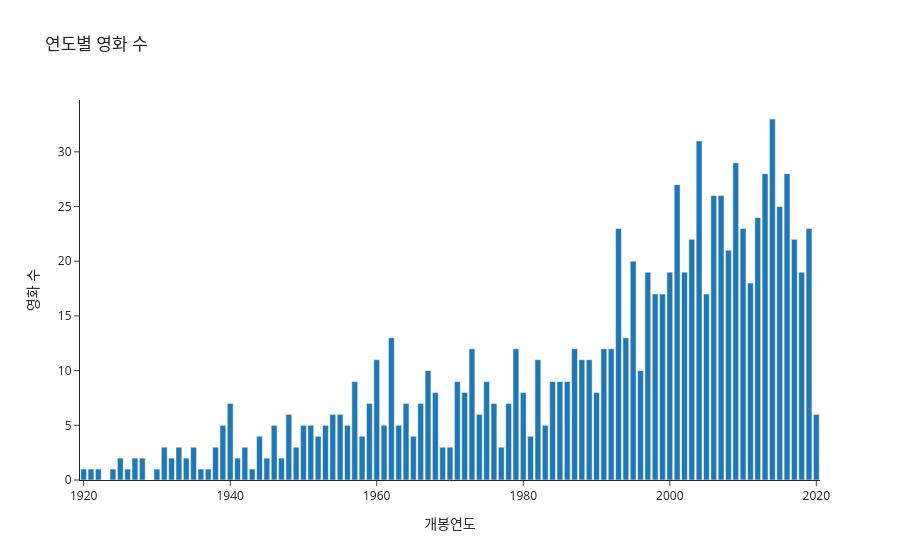

Notebook source saved alongside this figure:
### Code cell
year_count = (
    df['Released_Year']
    .value_counts()
    .sort_index()
)

fig = px.bar(
    x=year_count.index,
    y=year_count.values,
    title='연도별 영화 수',
    labels={
        'x':'개봉연도',
        'y':'영화 수'
    },
    template='simple_white'
)

fig.show()

### Figure 1 — Plotly figure (JSON) as saved in the notebook; plotly's stock layout.template omitted (floating-point values rounded to 4 significant figures)
{"data": [{"hovertemplate": "개봉연도=%{x}<br>영화 수=%{y}<extra></extra>", "legendgroup": "", "marker": {"color": "#1F77B4", "pattern": {"shape": ""}}, "name": "", "orientation": "v", "showlegend": false, "textposition": "auto", "type": "bar", "x": [1920, 1921, 1922, 1924, 1925, 1926, 1927, 1928, 1930, 1931, 1932, 1933, 1934, 1935, 1936, 1937, 1938, 1939, 1940, 1941, 1942, 1943, 1944, 1945, 1946, 1947, 1948, 1949, 1950, 1951, 1952, 1953, 1954, 1955, 1956, 1957, 1958, 1959, 1960, 1961, 1962, 1963, 1964, 1965, 1966, 1967, 1968, 1969, 1970, 1971, 1972, 1973, 1974, 1975, 1976, 1977, 1978, 1979, 1980, 1981, 1982, 1983, 1984, 1985, 1986, 1987, 1988, 1989, 1990, 1991, 1992, 1993, 1994, 1995, 1996, 1997, 1998, 1999, 2000, 2001, 2002, 2003, 2004, 2005, 2006, 2007, 2008, 2009, 2010, 2011, 2012, 2013, 2014, 2015, 2016, 2017, 2018, 2019, 2020], "xaxis": "x", "y": [1, 1, 1, 1, 2, 1, 2, 2, 1, 3, 2, 3, 2, 3, 1, 1, 3, 5, 7, 2, 3, 1, 4, 2, 5, 2, 6, 3, 5, 5, 4, 5, 6, 6, 5, 9, 4, 7, 11, 5, 13, 5, 7, 4, 7, 10, 8, 3, 3, 9, 8, 12, 6, 9, 7, 3, 7, 12, 8, 4, 11, 5, 9, 9, 9, 12, 11, 11, 8, 12, 12, 23, 13, 20, 10, 19, 17, 17, 19, 27, 19, 22, 31, 17, 26, 26, 21, 29, 23, 18, 24, 28, 33, 25, 28, 22, 19, 23, 6], "yaxis": "y"}], "layout": {"barmode": "relative", "legend": {"tracegroupgap": 0}, "title": {"text": "연도별 영화 수"}, "xaxis": {"anchor": "y", "domain": [0, 1], "title": {"text": "개봉연도"}}, "yaxis": {"anchor": "x", "domain": [0, 1], "title": {"text": "영화 수"}}}}
